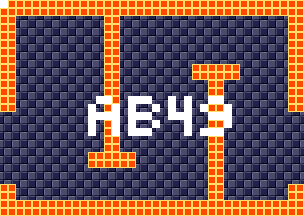

The image is a tile-based game level rendered from a .tmx file. Its description and source (layers, tilesets, objects; grid data summarised) follow:
An orthogonal 38x27 tile map with 8x8 px tiles, 4 tile layers (background, foreground, room numbers, Objects), 10 tilesets.

<map version="1.5" tiledversion="1.7.1" orientation="orthogonal" renderorder="right-down" width="38" height="27" tilewidth="8" tileheight="8" infinite="0" nextlayerid="11" nextobjectid="1">
 <tileset firstgid="1" source="tilesheets/tsKarniMata.tsx" />
 <tileset firstgid="1025" source="tilesheets/tsVoodooWasp.tsx" />
 <tileset firstgid="2049" source="tilesheets/tsGoddess.tsx" />
 <tileset firstgid="3073" source="tilesheets/tsKonark.tsx" />
 <tileset firstgid="4097" name="sEnemies" tilewidth="8" tileheight="8" tilecount="1024" columns="32">
  <image source="../grapx/tilesheets/sKarniMata.bmp" trans="ff94ff" width="256" height="256" />
 </tileset>
 <tileset firstgid="5121" source="tilesheets/tsIceTemple.tsx" />
 <tileset firstgid="6145" source="tilesheets/sTiwanakuTemple.tsx" />
 <tileset firstgid="7169" source="tilesheets/sIndraTemple.tsx" />
 <tileset firstgid="8193" source="tilesheets/sTeleport.tsx" />
 <tileset firstgid="9217" source="tilesheets/sObjects.tsx" />
 <layer id="2" name="background" width="38" height="27">
  <data>[1026 cells, 1026 non-empty, 2 distinct tile ids]</data>
 </layer>
 <layer id="1" name="foreground" width="38" height="27">
  <data>[1026 cells, 296 non-empty, 1 distinct tile ids]</data>
 </layer>
 <layer id="7" name="room numbers" width="38" height="27">
  <data>[1026 cells, 46 non-empty, 1 distinct tile ids]</data>
 </layer>
 <layer id="10" name="Objects" width="38" height="27">
  <data>[1026 cells, 0 non-empty, 0 distinct tile ids]</data>
 </layer>
</map>
